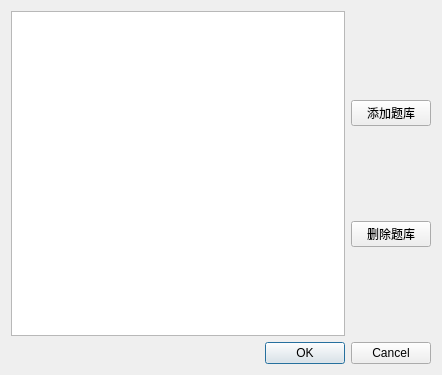
<?xml version="1.0" encoding="UTF-8"?>
<ui version="4.0">
 <class>Dialog</class>
 <widget class="QDialog" name="Dialog">
  <property name="geometry">
   <rect>
    <x>0</x>
    <y>0</y>
    <width>442</width>
    <height>375</height>
   </rect>
  </property>
  <property name="windowTitle">
   <string>选择题库</string>
  </property>
  <property name="windowIcon">
   <iconset>
    <normaloff>shinnku.ico</normaloff>shinnku.ico</iconset>
  </property>
  <layout class="QGridLayout" name="gridLayout_2">
   <item row="0" column="0">
    <layout class="QVBoxLayout" name="verticalLayout_2">
     <item>
      <layout class="QHBoxLayout" name="horizontalLayout">
       <item>
        <widget class="QListWidget" name="dataList"/>
       </item>
       <item>
        <layout class="QGridLayout" name="gridLayout">
         <item row="0" column="0">
          <widget class="QPushButton" name="addButton">
           <property name="text">
            <string>添加题库</string>
           </property>
          </widget>
         </item>
         <item row="1" column="0">
          <widget class="QPushButton" name="delButton">
           <property name="text">
            <string>删除题库</string>
           </property>
          </widget>
         </item>
        </layout>
       </item>
      </layout>
     </item>
    </layout>
   </item>
   <item row="1" column="0">
    <widget class="QDialogButtonBox" name="buttonBox">
     <property name="orientation">
      <enum>Qt::Horizontal</enum>
     </property>
     <property name="standardButtons">
      <set>QDialogButtonBox::Cancel|QDialogButtonBox::Ok</set>
     </property>
    </widget>
   </item>
  </layout>
 </widget>
 <resources/>
 <connections>
  <connection>
   <sender>buttonBox</sender>
   <signal>accepted()</signal>
   <receiver>Dialog</receiver>
   <slot>accept()</slot>
   <hints>
    <hint type="sourcelabel">
     <x>248</x>
     <y>254</y>
    </hint>
    <hint type="destinationlabel">
     <x>157</x>
     <y>274</y>
    </hint>
   </hints>
  </connection>
  <connection>
   <sender>buttonBox</sender>
   <signal>rejected()</signal>
   <receiver>Dialog</receiver>
   <slot>reject()</slot>
   <hints>
    <hint type="sourcelabel">
     <x>316</x>
     <y>260</y>
    </hint>
    <hint type="destinationlabel">
     <x>286</x>
     <y>274</y>
    </hint>
   </hints>
  </connection>
 </connections>
</ui>
